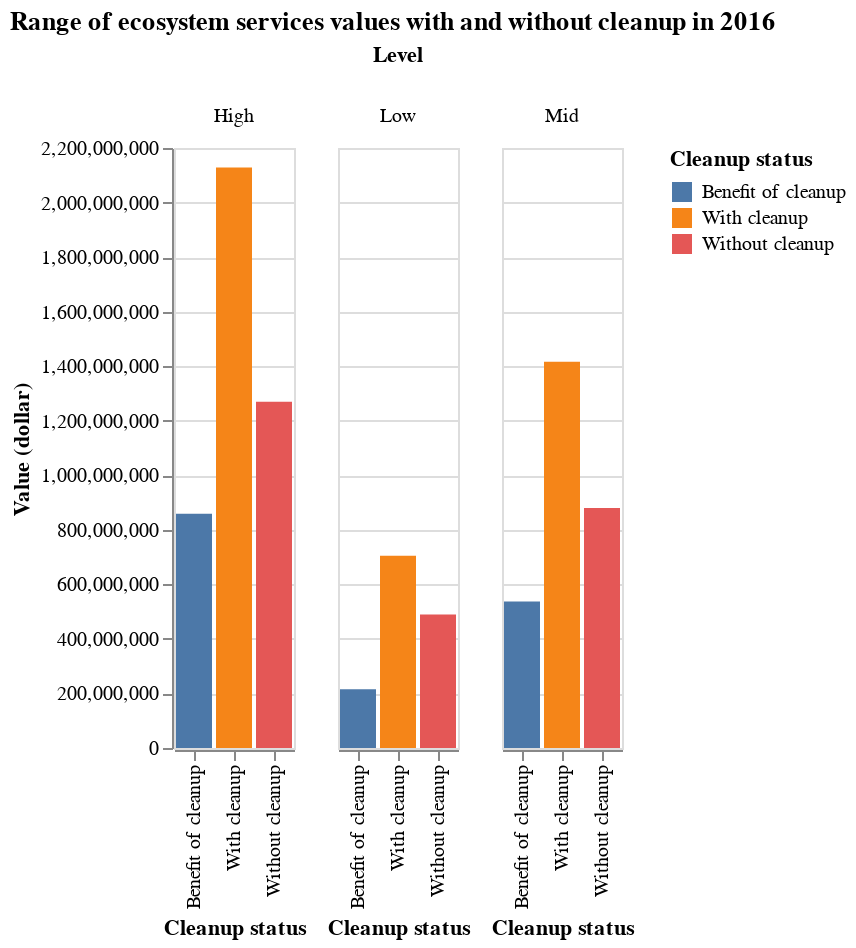

The notebook cell saved with this chart:
### Code cell
# creating grouped bar chart
alt.Chart(table6).mark_bar().encode(
    # x axis is the cleanup status
    x='Cleanup status',
    # y axis is value of services in dollars
    y=alt.Y('Value', axis = alt.Axis(title = 'Value (dollar)')), 
    # color to distinguish between cleanup status
    color='Cleanup status',
    # group by level
    column='Level'
).properties(
    # adding title
    title='Range of ecosystem services values with and without cleanup in 2016',
)

### Figure 1 — Vega-Lite specification as saved in the notebook (floating-point values rounded to 4 significant figures)
{"config": {"view": {"continuousWidth": 400, "continuousHeight": 300}}, "data": {"name": "data-310dface23fcc54bec7edc7cc3e94aa5"}, "mark": "bar", "encoding": {"color": {"field": "Cleanup status", "type": "nominal"}, "column": {"field": "Level", "type": "nominal"}, "x": {"field": "Cleanup status", "type": "nominal"}, "y": {"axis": {"title": "Value (dollar)"}, "field": "Value", "type": "quantitative"}}, "title": "Range of ecosystem services values with and without cleanup in 2016", "$schema": "https://vega.github.io/schema/vega-lite/v4.17.0.json", "datasets": {"data-310dface23fcc54bec7edc7cc3e94aa5": [{"Cleanup status": "With cleanup", "Level": "Low", "Value": 705209378}, {"Cleanup status": "Without cleanup", "Level": "Low", "Value": 489883908}, {"Cleanup status": "Benefit of cleanup", "Level": "Low", "Value": 215325469}, {"Cleanup status": "With cleanup", "Level": "Mid", "Value": 1416705140}, {"Cleanup status": "Without cleanup", "Level": "Mid", "Value": 879715684}, {"Cleanup status": "Benefit of cleanup", "Level": "Mid", "Value": 536989457}, {"Cleanup status": "With cleanup", "Level": "High", "Value": 2128200903}, {"Cleanup status": "Without cleanup", "Level": "High", "Value": 1269547459}, {"Cleanup status": "Benefit of cleanup", "Level": "High", "Value": 858653444}]}}
